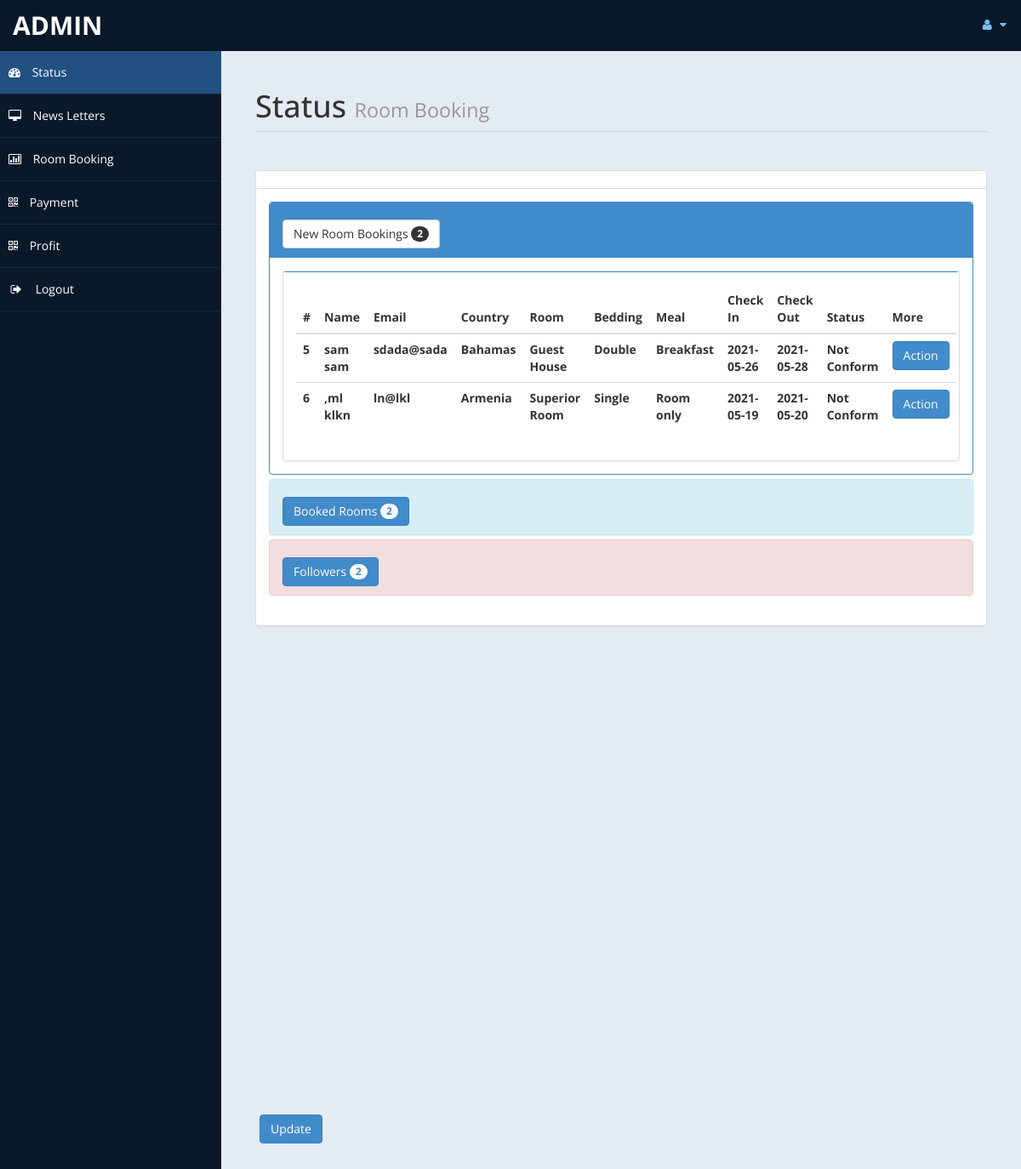
Page /admin/home.php on the committed database.
### tables this page shows
CREATE TABLE `roombook` (
  `id` int(10) UNSIGNED NOT NULL,
  `Title` varchar(5) DEFAULT NULL,
  `FName` text DEFAULT NULL,
  `LName` text DEFAULT NULL,
  `Email` varchar(50) DEFAULT NULL,
  `National` varchar(30) DEFAULT NULL,
  `Country` varchar(30) DEFAULT NULL,
  `Phone` text DEFAULT NULL,
  `TRoom` varchar(20) DEFAULT NULL,
  `Bed` varchar(10) DEFAULT NULL,
  `NRoom` varchar(2) DEFAULT NULL,
  `Meal` varchar(15) DEFAULT NULL,
  `cin` date DEFAULT NULL,
  `cout` date DEFAULT NULL,
  `stat` varchar(15) DEFAULT NULL,
  `nodays` int(11) DEFAULT NULL
);

### admin/home.php (the view, shortened to what this page needs)
<!DOCTYPE html>
<html xmlns="http://www.w3.org/1999/xhtml">
<head>
    <link href="assets/css/bootstrap.css" rel="stylesheet" />
    <link href="assets/css/font-awesome.css" rel="stylesheet" />
    <link href="assets/js/morris/morris-0.4.3.min.css" rel="stylesheet" />
    <link href="assets/css/custom-styles.css" rel="stylesheet" />
</head>
<body>
    <div id="wrapper">
        <nav class="navbar navbar-default top-navbar" role="navigation">
            <div class="navbar-header">
                <a class="navbar-brand" href="home.php"> Admin </a>
            </div>
            <ul class="nav navbar-top-links navbar-right">
                <li class="dropdown">
                    <a class="dropdown-toggle" data-toggle="dropdown" href="#" aria-expanded="false">
                        <i class="fa fa-user fa-fw"></i> <i class="fa fa-caret-down"></i>
                    </a>
                </li>
            </ul>
        </nav>
        <nav class="navbar-default navbar-side" role="navigation">
            <div class="sidebar-collapse">
                <ul class="nav" id="main-menu">
                    <li>
                        <a class="active-menu" href="home.php"><i class="fa fa-dashboard"></i> Status</a>
                    </li>
                    <li>
                        <a href="messages.php"><i class="fa fa-desktop"></i> News Letters</a>
                    </li>
					<li>
                        <a href="roombook.php"><i class="fa fa-bar-chart-o"></i> Room Booking</a>
                    </li>
                    <li>
                        <a href="payment.php"><i class="fa fa-qrcode"></i> Payment</a>
                    </li>
                    <li>
                        <a  href="profit.php"><i class="fa fa-qrcode"></i> Profit</a>
                    </li>
                    <li>
                        <a href="logout.php"><i class="fa fa-sign-out fa-fw"></i> Logout</a>
                    </li>
					</ul>
            </div>
        </nav>
        <div id="page-wrapper">
            <div id="page-inner">
                <div class="row">
                    <div class="col-md-12">
                        <h1 class="page-header">
                            Status <small>Room Booking </small>
                        </h1>
                    </div>
                </div>
				<?php
						include ('db.php');
						$sql = "select * from roombook";
						$re = mysqli_query($con,$sql);
						$c =0;
						while($row=mysqli_fetch_array($re) )
						{
								$new = $row['stat'];
								if($new=="Not Conform")
								{
									$c = $c + 1;
								}
						}
				?>
					<div class="row">
                <div class="col-md-12">
                    <div class="panel panel-default">
                        <div class="panel-heading">
                        </div>
                        <div class="panel-body">
                            <div class="panel-group" id="accordion">
							<div class="panel panel-primary">
                                    <div class="panel-heading">
                                        <h4 class="panel-title">
<a data-toggle="collapse" data-parent="#accordion" href="#collapseTwo">
<button class="btn btn-default" type="button">
 New Room Bookings  <span class="badge"><?php echo $c ; ?></span>
</button>
	</a>
</h4>
                                    </div>
                                    <div id="collapseTwo" class="panel-collapse in" style="height: auto;">
                                        <div class="panel-body">
                                           <div class="panel panel-default">
                        <div class="panel-body">
                            <div class="table-responsive">
                                <table class="table">
                                    <thead>
                                        <tr>
                                            <th>#</th>
                                            <th>Name</th>
                                            <th>Email</th>
                                            <th>Country</th>
											<th>Room</th>
											<th>Bedding</th>
											<th>Meal</th>
											<th>Check In</th>
											<th>Check Out</th>
											<th>Status</th>
											<th>More</th>
                                        </tr>
                                    </thead>
                                    <tbody>
									<?php
									$tsql = "select * from roombook";
									$tre = mysqli_query($con,$tsql);
									while($trow=mysqli_fetch_array($tre) )
									{
										$co =$trow['stat'];
										if($co=="Not Conform")
										{
											echo"<tr>
												<th>".$trow['id']."</th>
												<th>".$trow['FName']." ".$trow['LName']."</th>
												<th>".$trow['Email']."</th>
												<th>".$trow['Country']."</th>
												<th>".$trow['TRoom']."</th>
												<th>".$trow['Bed']."</th>
												<th>".$trow['Meal']."</th>
												<th>".$trow['cin']."</th>
												<th>".$trow['cout']."</th>
												<th>".$trow['stat']."</th>
												<th><a href='roombook.php?rid=".$trow['id']." ' class='btn btn-primary'>Action</a></th>
												</tr>";
										}
									}
									?>
                                    </tbody>
                                </table>
                            </div>
                        </div>
                    </div>
                                        </div>
                                    </div>
                                </div>
								<?php
								$rsql = "SELECT * FROM `roombook`";
								$rre = mysqli_query($con,$rsql);
								$r =0;
								while($row=mysqli_fetch_array($rre) )
								{
										$br = $row['stat'];
										if($br=="Conform")
										{
											$r = $r + 1;
										}
								}
								?>
                                <div class="panel panel-info">
                                    <div class="panel-heading">
                                        <h4 class="panel-title">
                                            <a data-toggle="collapse" data-parent="#accordion" href="#collapseOne" class="collapsed">
											<button class="btn btn-primary" type="button">
												 Booked Rooms  <span class="badge"><?php echo $r ; ?></span>
											</button>
											</a>
                                        </h4>
                                    </div>
                                </div>
                                <?php
								$fsql = "SELECT * FROM `contact`";
								$fre = mysqli_query($con,$fsql);
								$f =0;
								while($row=mysqli_fetch_array($fre) )
								{
										$f = $f + 1;
								}
								?>
                                <div class="panel panel-danger">
                                    <div class="panel-heading">
                                        <h4 class="panel-title">
                                            <a data-toggle="collapse" data-parent="#accordion" href="#collapseThree" class="collapsed">
											<button class="btn btn-primary" type="button">
												 Followers  <span class="badge"><?php echo $f ; ?></span>
											</button>
											</a>
                                        </h4>
                                    </div>
                                    </div>
                                </div>
                            </div>
                        </div>
                    </div>
                </div>
            </div>
				<div class='panel-body'>
                            <button class='btn btn-primary btn' data-toggle='modal' data-target='#myModal'>
                              Update
                            </button>
                            </div>
                        </div>
            </div>
</body>
</html>

### admin/assets/css/custom-styles.css (style rules this page uses)
body { font-family: 'Open Sans', sans-serif; }
#wrapper { width: 100%; background:#09192A; }
#page-wrapper { padding: 15px 15px; min-height: 600px; background:#E5EBF2; }
#page-inner { width:100%; margin:10px 20px 10px 0px; background-color:transparent; padding:10px; min-height:1200px; }
h1, .h1, h2, .h2, h3, .h3 { margin-top: 7px; margin-bottom: -5px; }
h4 { padding-top:10px; }
.page-header { padding-bottom: 9px; margin: 10px 0 45px; border-bottom: 1px solid #C7D1DD; }
.panel-default > .panel-heading { color: #000; background-color: #FFFFFF; border-color: #ddd; font-weight:bold; }
.top-navbar { margin:0px; }
.top-navbar .navbar-brand { color: #fff; width: 260px; text-align: left; height: 60px; font-size: 30px; font-weight: 700; text-transform: uppercase; line-height: 30px; }
.top-navbar .nav > li { position: relative; display: inline-block; }
.top-navbar .nav > li > a { position: relative; display: block; padding: 19px 15px; color: #77C0FD; }
.active-menu { background-color:#225081!important; }
.sidebar-collapse , .sidebar-collapse .nav { background:none; }
.sidebar-collapse .nav { padding:0; }
.sidebar-collapse .nav > li > a { color:#fff; background:transparent; text-shadow:none; }
.sidebar-collapse > .nav > li > a { padding:15px 10px; }
.sidebar-collapse > .nav > li { border-bottom: 1px solid rgba(107, 108, 109, 0.19); }
.navbar-side { border:none; background-color: transparent; }
.top-navbar { background:#09192A; border-bottom:none; }
.top-navbar .nav > li > a > i { margin-right: 2px; }
.navbar-default { border:0px solid black; }
.navbar-header { background: #09192A; }
.nav > li > a > i { margin-right:10px; }
@media (min-width:768px) { #page-wrapper { margin: 0 0 0 260px; padding: 15px 30px; min-height: 1200px; } }
@media (min-width:768px) { .navbar-side { z-index: 1; position: absolute; width: 260px; } }
@media (min-width:768px) { .navbar { border-radius: 0px; } }

### rows in the picture
roombook: id "5", FName "sam", LName "sam", Email "sdada@sada", Country "Bahamas", TRoom "Guest House", Bed "Double", Meal "Breakfast", cin "2021-05-26", cout "2021-05-28", stat "Not Conform"
roombook: id "6", FName ",ml", LName "klkn", Email "ln@lkl", Country "Armenia", TRoom "Superior Room", Bed "Single", Meal "Room only", cin "2021-05-19", cout "2021-05-20", stat "Not Conform"

### other values in the picture
$c "2"
$r "2"
$f "2"
